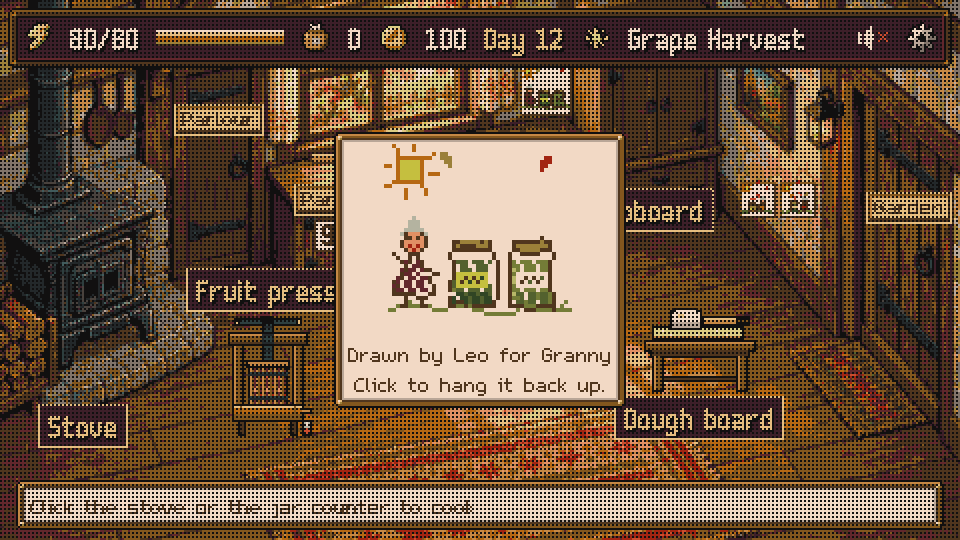
#> input picture shots/drawing.png, 960 x 540 px
$ python contact_sheet.py ../../shots/drawing.png --out out.png
#> lines starting #> are read from the running program, lines starting #| are printed output that depends on the picture
#!/usr/bin/env python3
"""Put many small images on one upscaled sheet (nearest-neighbour, crisp pixels).

Review a whole batch with ONE image read instead of one read per asset, and hand
the same sheet to the human. Transparent pixels show over --bg.

  python contact_sheet.py tools/style/anchor_*_gray.png --out /tmp/sheet.png --scale 4
  python contact_sheet.py game/assets/sprites/fish --out sheet.png --cols 6 --labels
"""
import argparse
import glob
import os

from PIL import Image, ImageDraw


def collect(inputs):
    files = []
    for item in inputs:
        if os.path.isdir(item):
            files += sorted(glob.glob(os.path.join(item, "**", "*.png"), recursive=True))
        else:
            files += sorted(glob.glob(item)) or [item]
    return [f for f in files if os.path.isfile(f)]


def main():
    p = argparse.ArgumentParser(description=__doc__, formatter_class=argparse.RawDescriptionHelpFormatter)
    p.add_argument("inputs", nargs="+", help="files, globs or directories")
    p.add_argument("--out", required=True)
    p.add_argument("--scale", type=int, default=4, help="integer upscale factor")
    p.add_argument("--cols", type=int, default=0, help="0 = auto")
    p.add_argument("--pad", type=int, default=4, help="padding in source pixels")
    p.add_argument("--bg", default="1e1b45", help="background hex")
    p.add_argument("--labels", action="store_true", help="print file stem under each cell")
    p.add_argument("--max-px", type=int, default=1600, help="shrink scale until the sheet fits this width")
    args = p.parse_args()

    files = collect(args.inputs)
    if not files:
        raise SystemExit("no images found")
    ims = [Image.open(f).convert("RGBA") for f in files]
#> ims = 1 item
    cw = max(i.width for i in ims) + args.pad
#> cw = 964
    ch = max(i.height for i in ims) + args.pad + (8 if args.labels else 0)
#> ch = 544
    cols = args.cols or min(len(ims), max(1, int(len(ims) ** 0.5 + 0.999)))
#> cols = 1
    rows = (len(ims) + cols - 1) // cols
#> rows = 1
    scale = args.scale
    while scale > 1 and (cols * cw + args.pad) * scale > args.max_px:
        scale -= 1
#> this loop made 3 passes
#> scale on passes 1 to 3: 3, 2, 1
#> after the loop, scale = 1
    bg = tuple(int(args.bg[i:i + 2], 16) for i in (0, 2, 4)) + (255,)
    sheet = Image.new("RGBA", (cols * cw + args.pad, rows * ch + args.pad), bg)
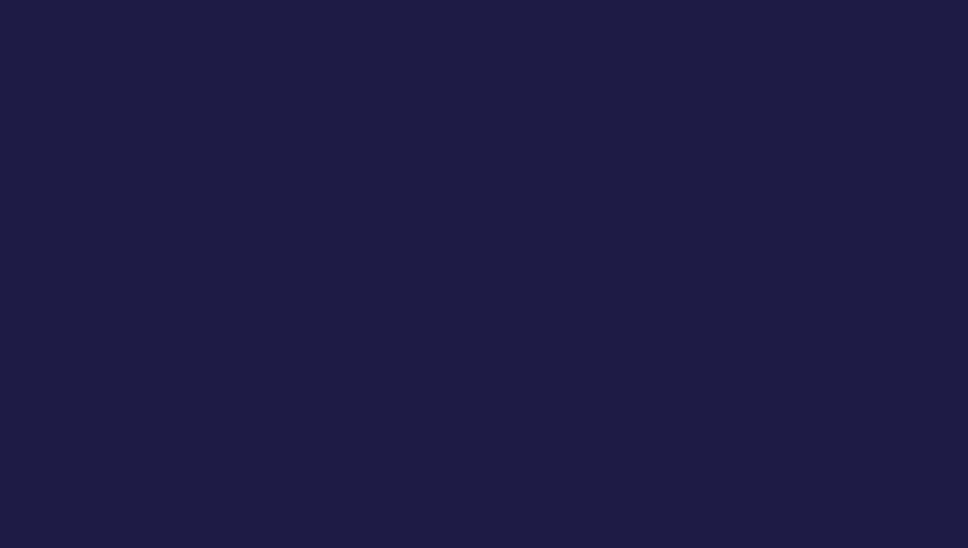
#> sheet: PIL image 968x548 RGBA; mean R, G, B, A 30, 27, 69, 255
    for k, im in enumerate(ims):
        x = args.pad + (k % cols) * cw
        y = args.pad + (k // cols) * ch
        sheet.alpha_composite(im, (x, y))
#> this loop made 1 pass
#> (x, y) on pass 1: (4, 4)
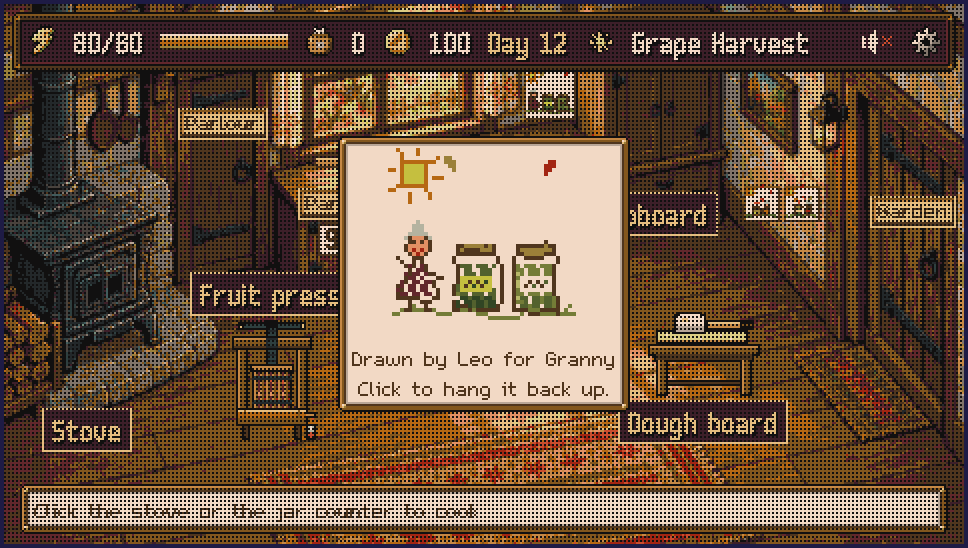
#> sheet: PIL image 968x548 RGBA; mean R, G, B, A 109.5, 84.1, 64.1, 255
    sheet = sheet.resize((sheet.width * scale, sheet.height * scale), Image.NEAREST)
    if args.labels:
        d = ImageDraw.Draw(sheet)
        for k, f in enumerate(files):
            x = (args.pad + (k % cols) * cw) * scale
            y = (args.pad + (k // cols) * ch + ch - 8) * scale
            d.text((x, y), os.path.splitext(os.path.basename(f))[0][:24], fill=(244, 236, 223, 255))
    os.makedirs(os.path.dirname(os.path.abspath(args.out)), exist_ok=True)
    sheet.save(args.out)
    print(f"{args.out} {sheet.width}x{sheet.height} ({len(ims)} images, scale {scale})")
#| out.png 968x548 (1 images, scale 1)


if __name__ == "__main__":
    main()

$ run again, on shots/festival.png
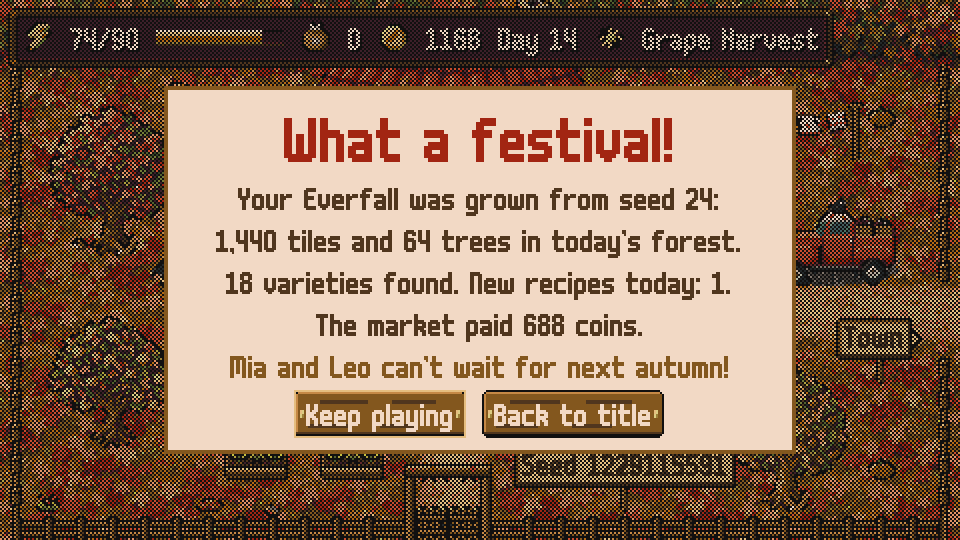
#> input picture shots/festival.png, 960 x 540 px
#> ims = 1 item
#> cw = 964
#> ch = 544
#> cols = 1
#> the loop in main, `while scale > 1 and (cols * cw + args.pad) * scale > args.max_px:` made 3 passes
#> scale on passes 1 to 3: 3, 2, 1
#> the loop in main, `for k, im in enumerate(ims):` made 1 pass
#> (x, y) on pass 1: (4, 4)
#> after the loop in main, `for k, im in enumerate(ims):`:
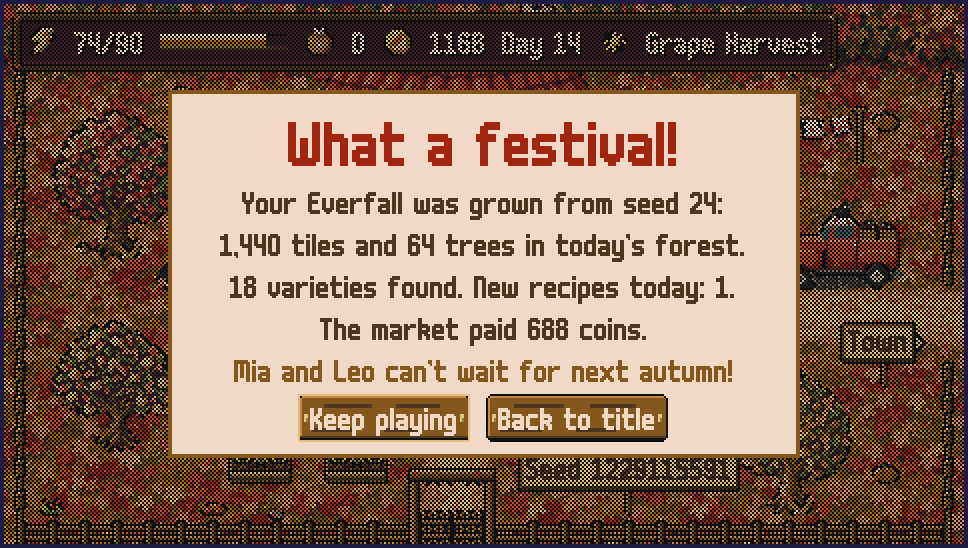
#> sheet: PIL image 968x548 RGBA; mean R, G, B, A 137.3, 108.6, 89.3, 255
#| out.png 968x548 (1 images, scale 1)

$ run again, on shots/forage.png
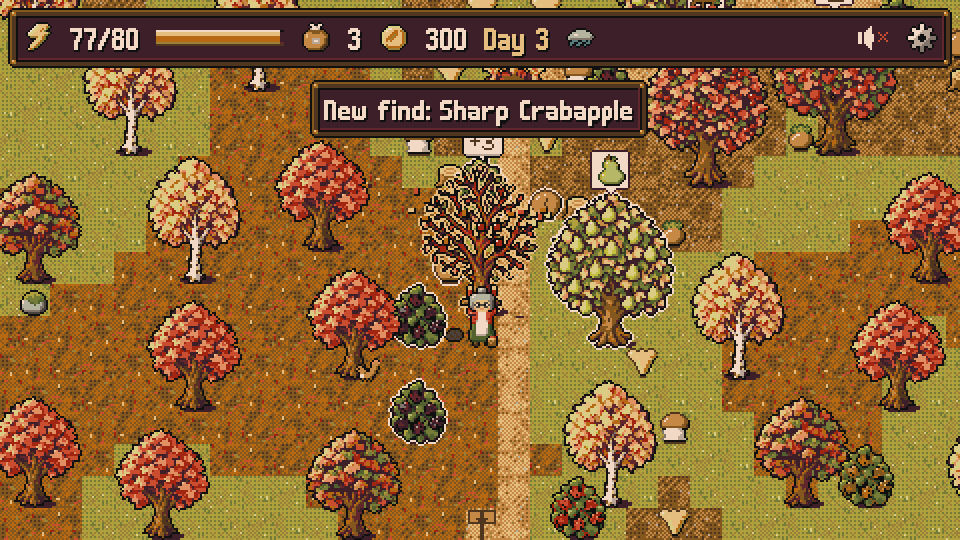
#> input picture shots/forage.png, 960 x 540 px
#> ims = 1 item
#> cw = 964
#> ch = 544
#> cols = 1
#> the loop in main, `while scale > 1 and (cols * cw + args.pad) * scale > args.max_px:` made 3 passes
#> scale on passes 1 to 3: 3, 2, 1
#> the loop in main, `for k, im in enumerate(ims):` made 1 pass
#> (x, y) on pass 1: (4, 4)
#> after the loop in main, `for k, im in enumerate(ims):`:
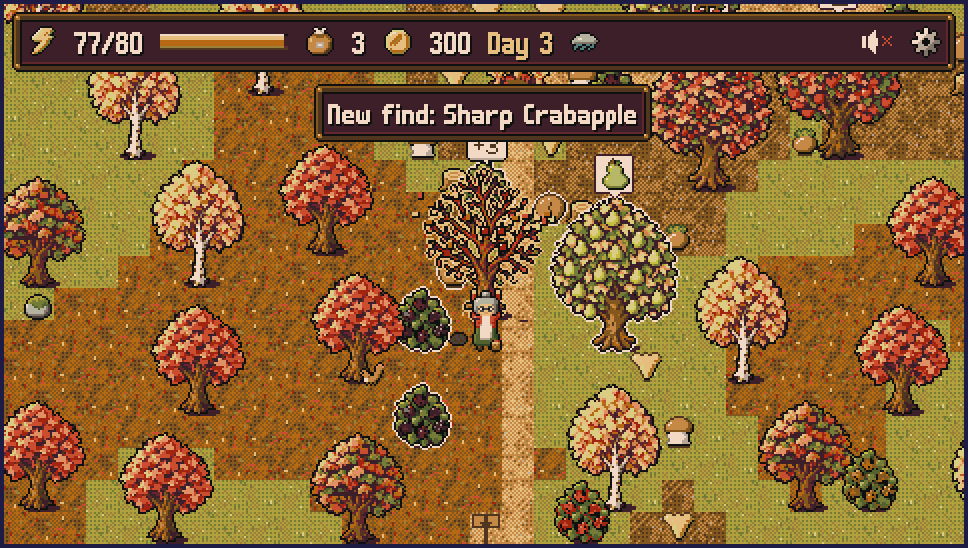
#> sheet: PIL image 968x548 RGBA; mean R, G, B, A 136.1, 97.4, 49.6, 255
#| out.png 968x548 (1 images, scale 1)

$ run again, on shots/garden.png
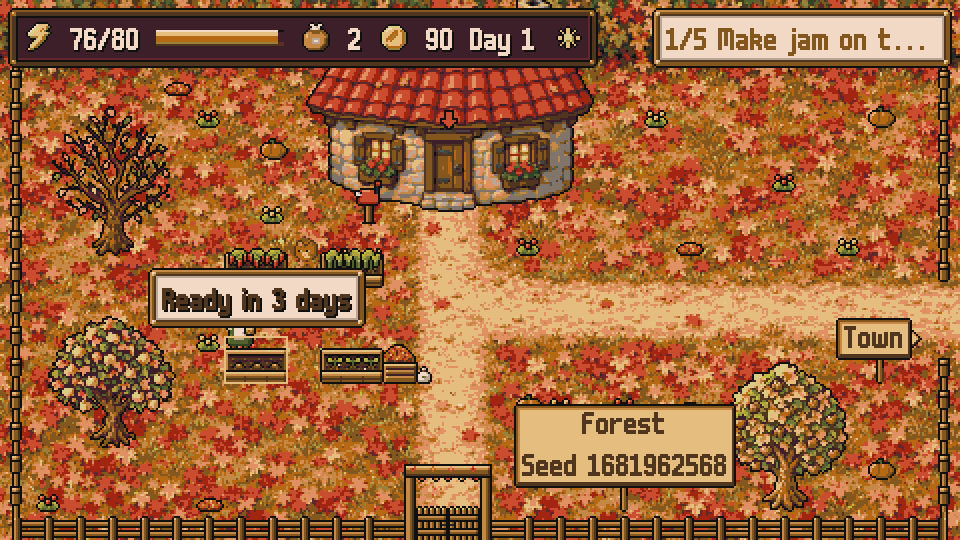
#> input picture shots/garden.png, 960 x 540 px
#> ims = 1 item
#> cw = 964
#> ch = 544
#> cols = 1
#> the loop in main, `while scale > 1 and (cols * cw + args.pad) * scale > args.max_px:` made 3 passes
#> scale on passes 1 to 3: 3, 2, 1
#> the loop in main, `for k, im in enumerate(ims):` made 1 pass
#> (x, y) on pass 1: (4, 4)
#> after the loop in main, `for k, im in enumerate(ims):`:
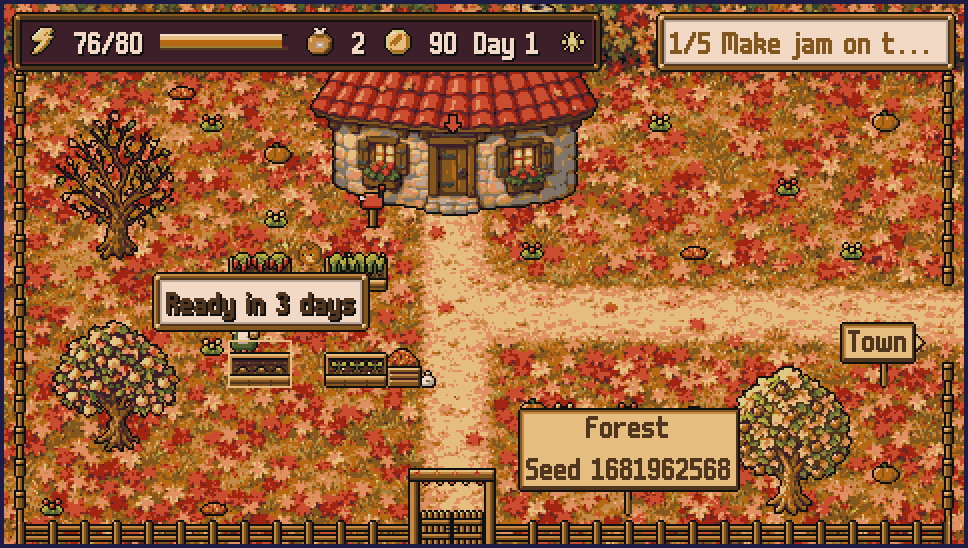
#> sheet: PIL image 968x548 RGBA; mean R, G, B, A 156.4, 97.4, 56.4, 255
#| out.png 968x548 (1 images, scale 1)
